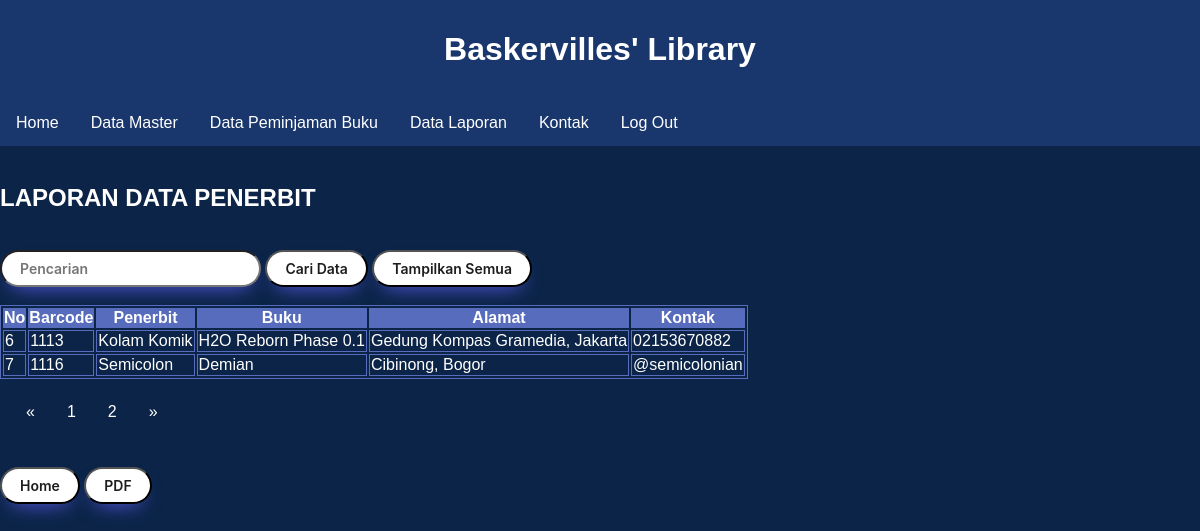
Before: /lihat_penerbit.php?halaman=2 with the older database file.
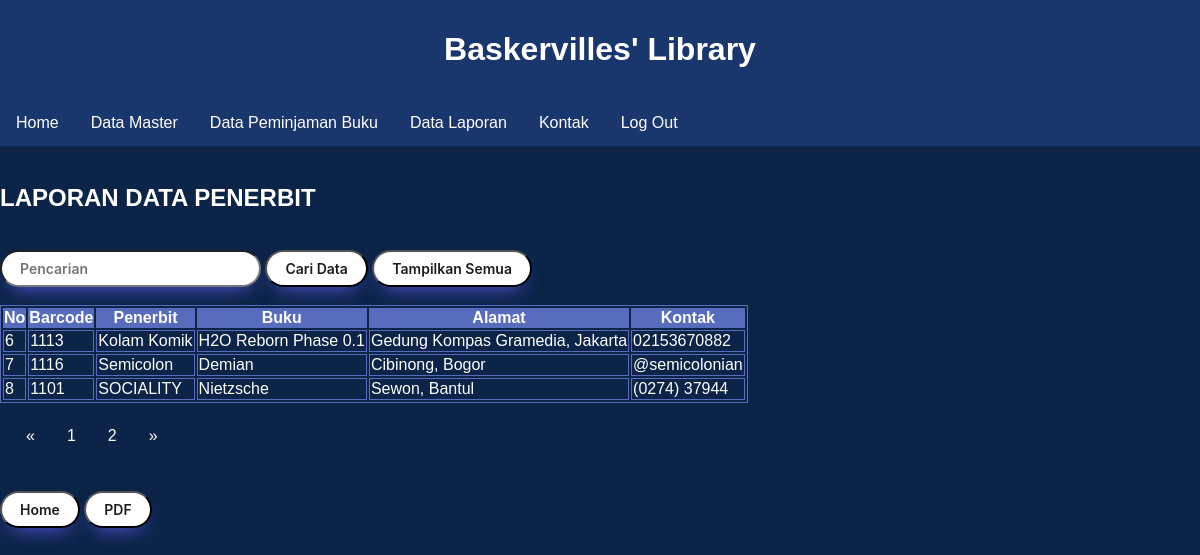
After: the same page with the newer database file.
### tables this page shows
CREATE TABLE `penerbit` (
  `No` int(15) NOT NULL AUTO_INCREMENT,
  `Barcode` varchar(15) NOT NULL,
  `Penerbit` text NOT NULL,
  `Buku` text NOT NULL,
  `Alamat` text NOT NULL,
  `Telepon` varchar(15) NOT NULL DEFAULT '',
  PRIMARY KEY (`No`),
  KEY `Barcode` (`Barcode`),
  CONSTRAINT `Barcode` FOREIGN KEY (`Barcode`) REFERENCES `buku` (`Barcode`) ON DELETE CASCADE ON UPDATE CASCADE
);

### lihat_penerbit.php (the view, shortened to what this page needs)
<!DOCTYPE html>
<html>
	<head>
	</head>
<body>
<header>
	<h1>Baskervilles' Library</h1>
</header>
	<nav class="header">
		<div class="menu-dropmenu">
			<ul>
				<li><a href="home.php">Home</a></li>
				<li class="dropdown"><a href="#">Data Master</a>
				</li>
				<li class="dropdown"><a href="#">Data Peminjaman Buku</a>
				</li>
				<li class="dropdown"><a href="#">Data Laporan</a>
				</li>
				<li><a href="kontak.php">Kontak</a></li>
				<li><a href="log-out.php">Log Out</a></li>
			</ul>
		</div>
	</nav>
<br>
<?php
require_once'koneksi.php';
$no = 1;
?>
<?php
	$batas = 5;
	$halaman = isset($_GET['halaman'])?(int)$_GET['halaman'] : 1;
	$halaman_awal = ($halaman>1) ? ($halaman * $batas) - $batas : 0;
	$previous = $halaman - 1;
	$next = $halaman + 1;
	$data = mysqli_query($db,"select * from penerbit");
	$jumlah_data = mysqli_num_rows($data);
	$total_halaman = ceil($jumlah_data / $batas);
	$data_buku = mysqli_query($db,"select * from penerbit limit $halaman_awal, $batas");
?>
<h2><font color="white">LAPORAN DATA PENERBIT</font></h2>
<br>
	<form method="post">
		<input type="text" name="nt" placeholder="Pencarian">
		<input type="submit" name="submit" value="Cari Data">
		<input type="button" onclick="location.href='lihat_penerbit.php';" value="Tampilkan Semua"
	<form>
<br/>
<br/>
	<div class = "container">
	<table class="table table-bordered">
		<thead class="thead-dark">
			<tr>
				<th>No</th>
				<th>Barcode</th>
				<th>Penerbit</th>
				<th>Buku</th>
				<th>Alamat</th>
				<th>Kontak</th>
			</tr>
		</thead>
		<tbody>
				<?php
			if (isset($_POST['submit'])) {
			$cari = $_POST['nt'];
			$query2 = "SELECT * FROM penerbit WHERE barcode LIKE '%$cari%' OR penerbit LIKE '%$cari%' OR buku LIKE '%$cari%' OR alamat LIKE '%$cari%' OR telepon LIKE '%$cari%'";
			$sql = mysqli_query($db, $query2);
			$jumlah_hasil = mysqli_num_rows($sql);
				if ($jumlah_hasil > 0) {
					while ($r = mysqli_fetch_array($sql)) {
					?>
						<script language="JavaScript">
							alert('Data ditemukan!');
						</script>
						<tr>
							<td><?php echo $no++ ?></td>
							<td><?php echo $r['Barcode']; ?></td>
							<td><?php echo $r['Penerbit']; ?></td>
							<td><?php echo $r['Buku']; ?></td>
							<td><?php echo $r['Alamat']; ?></td>
							<td><?php echo $r['Telepon']; ?></td>
						</tr>
					<?php
					}
				} else {
					?>
						<script language="JavaScript">
							alert('Data tidak ditemukan!');
						</script>
					<?php
				}
		} else {
				while ($d = mysqli_fetch_array($data_buku)) {
					?>
					<tr>
						<td><?php echo $d['No']; ?></td>
						<td><?php echo $d['Barcode']; ?></td>
						<td><?php echo $d['Penerbit']; ?></td>
						<td><?php echo $d['Buku']; ?></td>
						<td><?php echo $d['Alamat']; ?></td>
						<td><?php echo $d['Telepon']; ?></td>
					</tr>
					<?php
				}
			}
			?>
	</tbody>
	</table>
	<nav>
			<ul class="pagination justify-content-center">
					<a class="page-link" <?php if($halaman > 1){ echo "href='?halaman=$previous'"; } ?>>&laquo;</a>
				<?php
				for($x=1;$x<=$total_halaman;$x++){
					?>
					<a class="page-link" href="?halaman=<?php echo $x ?>"><?php echo $x; ?></a>
					<?php
				}
				?>
					<a  class="page-link" <?php if($halaman < $total_halaman) { echo "href='?halaman=$next'"; } ?>>&raquo</a>
			</ul>
		</nav>
</div>
	<br>
	<tr height="46">
			<td>
				<input type="button" onclick="location.href='home.php';" value="Home"
			</td>
			<td>
				<input type = "button" onclick="location.href='laporan-penerbit.php';" value = "PDF"
			</td>
		</tr>
</body>
</html>

Changed rows visible on the page:
added penerbit: No "8", Barcode "1101", Penerbit "SOCIALITY", Buku "Nietzsche", Alamat "Sewon, Bantul", Telepon "(0274) 37944"
